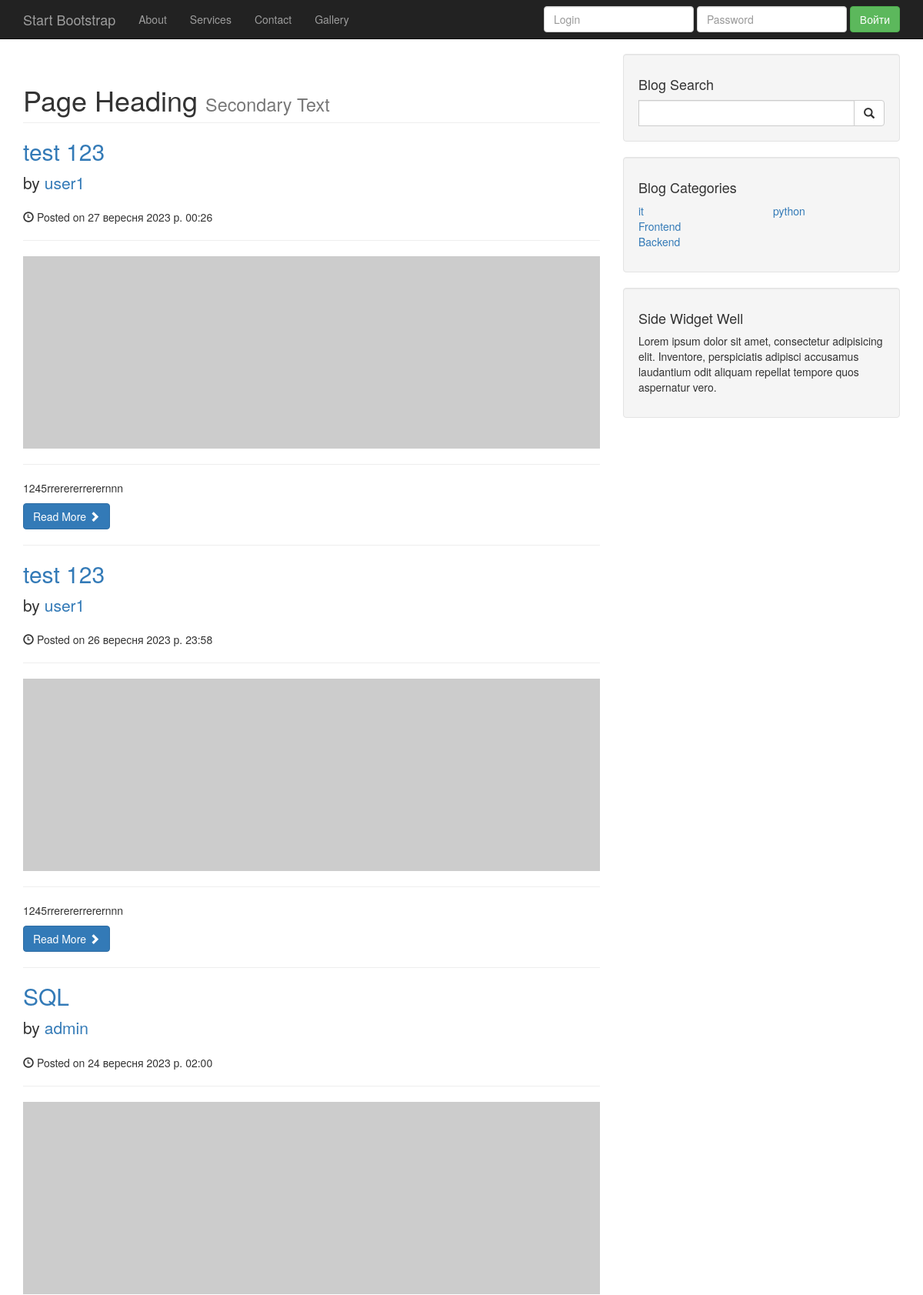
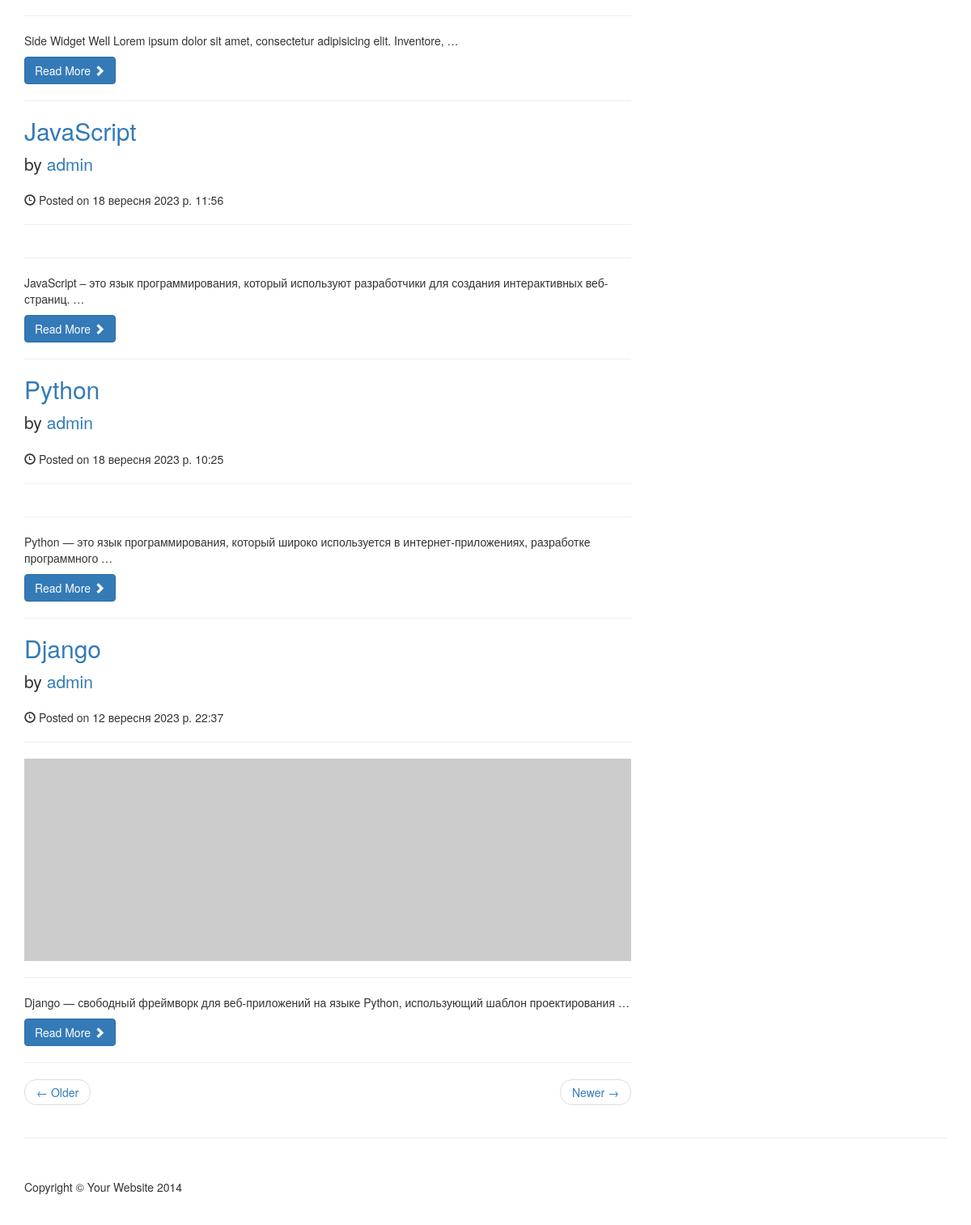
Screenshot of /blog/ with the database file from the repository (2 pictures, top to bottom).
### blog/models.py (models this page shows, shortened)
class Post(models.Model):
    title = models.CharField(max_length=30, verbose_name="Заголовок")
    content = models.TextField(verbose_name="Опис")
    published = models.DateTimeField(auto_created=True, verbose_name="Дата та час")
    category = models.ForeignKey(Category, on_delete=models.CASCADE, verbose_name="Категорія")
    user = models.ForeignKey(User, on_delete=models.CASCADE, verbose_name="Автор")
    image = models.URLField(default="http://placehold.it/900x300")
    class Meta:
        verbose_name = "Пост"
        verbose_name_plural = "Пости"

class Category(models.Model):
    name = models.CharField(max_length=30, verbose_name="Категорія")
    class Meta:
        verbose_name = "Категорія"
        verbose_name_plural = "Категорії"

### blog/views.py (the view)
# urls.py: path("blog/", views.index, name="main"),
def index(request):
    posts = Post.objects.order_by('-published')
    context = {'posts': posts}
    context.update(get_categories())
    return render(request, "blog/index.html", context=context)

### blog/views.py (called while the page is built)
def get_categories():
    all = Category.objects.all()
    count = all.count()
    half = count // 2 + 1
    return {"cat1": all[:half], "cat2": all[half:]}

### templates/blog/index.html
{% extends "blog/base.html" %}
{% block content %}
            <h1 class="page-header">
                Page Heading
                <small>Secondary Text</small>
            </h1>
            {% for post in posts %}
            <h2>
                <a href="{% url 'post' title=post.title %}">{{post.title}}</a>
            </h2>
            <p class="lead">
                by <a href="index.php">{{post.user}}</a>
            </p>
            <p><span class="glyphicon glyphicon-time"></span> Posted on {{post.published}}</p>
            <hr>
            <a href="{% url 'post' title=post.title %}"><img class="img-responsive" src={{post.image}} alt=""></a>
            <hr>
            <p>{{post.content|truncatewords:12}}</p>
            <a class="btn btn-primary" href="{% url 'post' title=post.title %}">Read More <span
                    class="glyphicon glyphicon-chevron-right"></span></a>
            <hr>
            {% endfor%}
            <ul class="pager">
                <li class="previous">
                    <a href="#">&larr; Older</a>
                </li>
                <li class="next">
                    <a href="#">Newer &rarr;</a>
                </li>
            </ul>
{% endblock %}

### templates/blog/base.html (shortened to what this page needs)
<!DOCTYPE html>
<html lang="en">
<head>
    {% load static %}
    <link href="{% static 'blog/css/bootstrap.min.css' %}" rel="stylesheet">
    <link href="{% static 'blog/css/blog-home.css' %}" rel="stylesheet">
</head>
<body>
<nav class="navbar navbar-inverse navbar-fixed-top" role="navigation">
    <div class="container">
        <div class="navbar-header">
            <a class="navbar-brand" href="{% url 'main'%}">Start Bootstrap</a>
        </div>
        <div class="collapse navbar-collapse" id="bs-example-navbar-collapse-1">
            <ul class="nav navbar-nav">
                <li>
                    <a href="{% url 'about'%}">About</a>
                </li>
                <li>
                    <a href="{% url 'services'%}">Services</a>
                </li>
                <li>
                    <a href="{% url 'contacts'%}">Contact</a>
                </li>
                <li>
                    <a href="{% url 'gallery'%}">Gallery</a>
                </li>
            </ul>  {% include "blog/toggle_login.html" %}
        </div>
    </div>
</nav>
<div class="container">
    <div class="row">
        <div class="col-md-8">
            {% block content %}
            {% endblock %}
        </div>
        <div class="col-md-4">
            <div class="well">
                <h4>Blog Search</h4>
                    <form method="GET" action="{% url 'search' %}" class="input-group">
                        <input type="text" name="query" class="form-control">
                        <span class="input-group-btn">
                            <button class="btn btn-default" type="submit">
                                <span class="glyphicon glyphicon-search"></span>
                        </button>
                        </span>
                    </form>
            </div>
            <div class="well">
                <h4>Blog Categories</h4>
                <div class="row">
                    <div class="col-lg-6">
                        <ul class="list-unstyled">
                            {% for c in cat1%}
                            <li><a href="{% url 'category' id=c.pk %}">{{ c.name }}</a></li>
                            {% endfor %}
                        </ul>
                    </div>
                    <div class="col-lg-6">
                       <ul class="list-unstyled">
                            {% for c in cat2%}
                            <li><a href="{% url 'category' id=c.pk %}">{{ c.name }}</a></li>
                            {% endfor %}
                        </ul>
                    </div>
                </div>
            </div>
            <div class="well">
                <h4>Side Widget Well</h4>
                <p>Lorem ipsum dolor sit amet, consectetur adipisicing elit. Inventore, perspiciatis adipisci accusamus
                    laudantium odit aliquam repellat tempore quos aspernatur vero.</p>
            </div>
        </div>
    </div>
    <hr>
    <footer>
        <div class="row">
            <div class="col-lg-12">
                <p>Copyright &copy; Your Website 2014</p>
            </div>
        </div>
    </footer>
</div>
</body>
</html>

### templates/blog/toggle_login.html (shortened to what this page needs)
{% if user.is_authenticated %}
<div class="navbar-form navbar-right">
    <li class="last"><a href="{% url 'register' %}">Регистрация</a> | <a href="{% url 'blog_logout' %}" class="btn btn-danger">Выйти</a></li>
</div>
<ul class="nav navbar-nav navbar-right">
    <li><a href="profile">Hello {{user}}</a></li>
</ul>
{% else %}
    <form class="navbar-form navbar-right" method="POST" action="{% url 'blog_login' %}">
        <div class="form-group">
            <input type="text" placeholder="Login" name="username" class="form-control">
        </div>
        <div class="form-group">
            <input type="password" placeholder="Password" name="password" class="form-control">
        </div>
        <button type="submit" class="btn btn-success">Войти</button>
    </form>
{% endif %}

### static/blog/css/blog-home.css (style rules this page uses)
body { padding-top: 70px; }
footer { margin: 50px 0; }

### rows the page displays
Post: title "test 123", user "user1", published "27 вересня 2023 р. 00:26", content "1245rrerererrerernnn"
Post: title "test 123", user "user1", published "26 вересня 2023 р. 23:58", content "1245rrerererrerernnn"
Post: title "SQL", user "admin", published "24 вересня 2023 р. 02:00", content "Side Widget Well Lorem ipsum dolor sit amet, consectetur adipisicing elit. Inventore, …"
Post: title "JavaScript", user "admin", published "18 вересня 2023 р. 11:56", content "JavaScript – это язык программирования, который используют разработчики для создания интерактивных веб-страниц. …"
Post: title "Python", user "admin", published "18 вересня 2023 р. 10:25", content "Python — это язык программирования, который широко используется в интернет-приложениях, разработке программного …"
Post: title "Django", user "admin", published "12 вересня 2023 р. 22:37", content "Django — свободный фреймворк для веб-приложений на языке Python, использующий шаблон проектирования …"
Category: name "it"
Category: name "Frontend"
Category: name "Backend"
Category: name "python"
